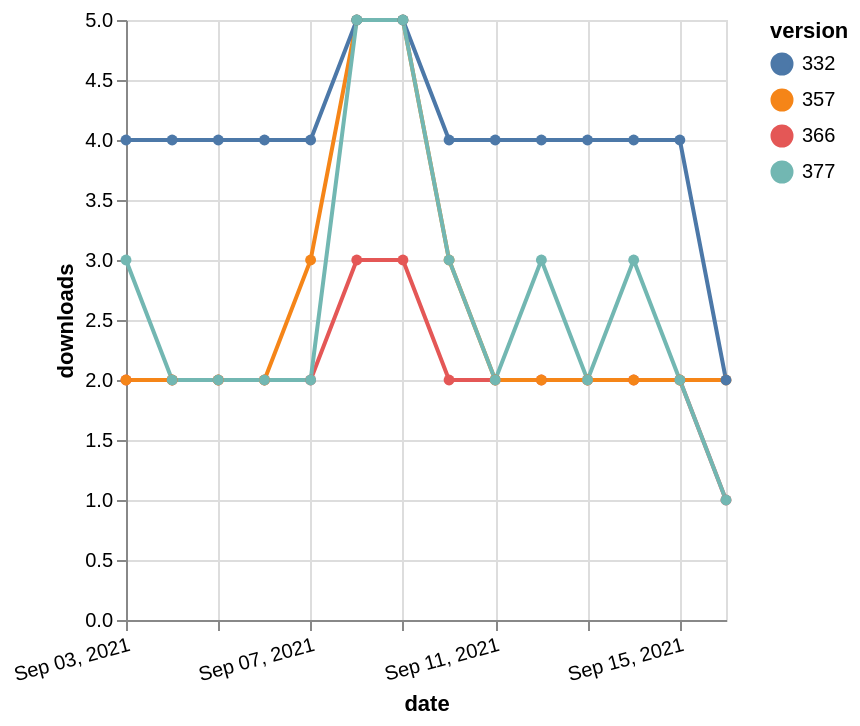

Describe this chart as a Vega-Lite specification.
### Vega-Lite specification from a JSON file in a GitHub repository (floating-point values rounded to 4 significant figures)
{"$schema": "https://vega.github.io/schema/vega-lite/v5.json", "description": "A simple bar chart with embedded data.", "data": {"values": [{"date": "2021-09-03", "total": 2320, "delta": 2, "version": "366"}, {"date": "2021-09-04", "total": 2322, "delta": 2, "version": "366"}, {"date": "2021-09-05", "total": 2324, "delta": 2, "version": "366"}, {"date": "2021-09-06", "total": 2326, "delta": 2, "version": "366"}, {"date": "2021-09-07", "total": 2328, "delta": 2, "version": "366"}, {"date": "2021-09-08", "total": 2331, "delta": 3, "version": "366"}, {"date": "2021-09-09", "total": 2334, "delta": 3, "version": "366"}, {"date": "2021-09-10", "total": 2336, "delta": 2, "version": "366"}, {"date": "2021-09-11", "total": 2338, "delta": 2, "version": "366"}, {"date": "2021-09-12", "total": 2340, "delta": 2, "version": "366"}, {"date": "2021-09-13", "total": 2342, "delta": 2, "version": "366"}, {"date": "2021-09-14", "total": 2344, "delta": 2, "version": "366"}, {"date": "2021-09-15", "total": 2346, "delta": 2, "version": "366"}, {"date": "2021-09-16", "total": 2347, "delta": 1, "version": "366"}, {"date": "2021-09-03", "total": 2915, "delta": 2, "version": "357"}, {"date": "2021-09-04", "total": 2917, "delta": 2, "version": "357"}, {"date": "2021-09-05", "total": 2919, "delta": 2, "version": "357"}, {"date": "2021-09-06", "total": 2921, "delta": 2, "version": "357"}, {"date": "2021-09-07", "total": 2924, "delta": 3, "version": "357"}, {"date": "2021-09-08", "total": 2929, "delta": 5, "version": "357"}, {"date": "2021-09-09", "total": 2934, "delta": 5, "version": "357"}, {"date": "2021-09-10", "total": 2937, "delta": 3, "version": "357"}, {"date": "2021-09-11", "total": 2939, "delta": 2, "version": "357"}, {"date": "2021-09-12", "total": 2941, "delta": 2, "version": "357"}, {"date": "2021-09-13", "total": 2943, "delta": 2, "version": "357"}, {"date": "2021-09-14", "total": 2945, "delta": 2, "version": "357"}, {"date": "2021-09-15", "total": 2947, "delta": 2, "version": "357"}, {"date": "2021-09-16", "total": 2949, "delta": 2, "version": "357"}, {"date": "2021-09-03", "total": 4815, "delta": 4, "version": "332"}, {"date": "2021-09-04", "total": 4819, "delta": 4, "version": "332"}, {"date": "2021-09-05", "total": 4823, "delta": 4, "version": "332"}, {"date": "2021-09-06", "total": 4827, "delta": 4, "version": "332"}, {"date": "2021-09-07", "total": 4831, "delta": 4, "version": "332"}, {"date": "2021-09-08", "total": 4836, "delta": 5, "version": "332"}, {"date": "2021-09-09", "total": 4841, "delta": 5, "version": "332"}, {"date": "2021-09-10", "total": 4845, "delta": 4, "version": "332"}, {"date": "2021-09-11", "total": 4849, "delta": 4, "version": "332"}, {"date": "2021-09-12", "total": 4853, "delta": 4, "version": "332"}, {"date": "2021-09-13", "total": 4857, "delta": 4, "version": "332"}, {"date": "2021-09-14", "total": 4861, "delta": 4, "version": "332"}, {"date": "2021-09-15", "total": 4865, "delta": 4, "version": "332"}, {"date": "2021-09-16", "total": 4867, "delta": 2, "version": "332"}, {"date": "2021-09-03", "total": 2119, "delta": 3, "version": "377"}, {"date": "2021-09-04", "total": 2121, "delta": 2, "version": "377"}, {"date": "2021-09-05", "total": 2123, "delta": 2, "version": "377"}, {"date": "2021-09-06", "total": 2125, "delta": 2, "version": "377"}, {"date": "2021-09-07", "total": 2127, "delta": 2, "version": "377"}, {"date": "2021-09-08", "total": 2132, "delta": 5, "version": "377"}, {"date": "2021-09-09", "total": 2137, "delta": 5, "version": "377"}, {"date": "2021-09-10", "total": 2140, "delta": 3, "version": "377"}, {"date": "2021-09-11", "total": 2142, "delta": 2, "version": "377"}, {"date": "2021-09-12", "total": 2145, "delta": 3, "version": "377"}, {"date": "2021-09-13", "total": 2147, "delta": 2, "version": "377"}, {"date": "2021-09-14", "total": 2150, "delta": 3, "version": "377"}, {"date": "2021-09-15", "total": 2152, "delta": 2, "version": "377"}, {"date": "2021-09-16", "total": 2153, "delta": 1, "version": "377"}]}, "width": "container", "mark": {"type": "line", "point": {"filled": true}}, "encoding": {"x": {"field": "date", "type": "temporal", "timeUnit": "yearmonthdate", "title": "date", "axis": {"labelAngle": -15}}, "y": {"field": "delta", "type": "quantitative", "title": "downloads"}, "color": {"field": "version", "type": "nominal"}, "tooltip": {"field": "delta"}}}
